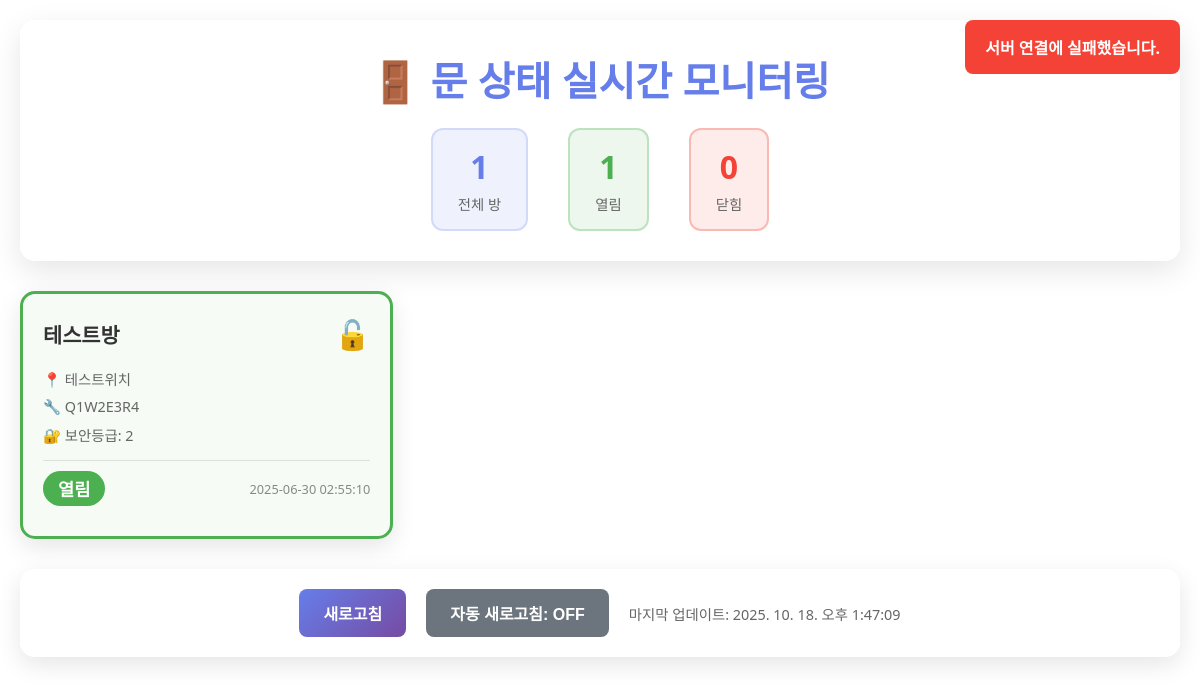
Page /RFID/door_status_monitor/ (signed in) on the committed database.
### RFID/models.py (models this page shows, shortened)
class Room(models.Model):
    name = models.CharField(
        max_length=100,
        verbose_name="방 이름",
        help_text="예: 회의실A, 서버실, 사무실"
    )
    location = models.CharField(
        max_length=150,
        verbose_name="방 위치",
        help_text="예: 3층 동쪽, GPS좌표, 상세 주소"
    )
    required_level = models.IntegerField(
        verbose_name="필요 보안 등급",
        validators=[MinValueValidator(0), MaxValueValidator(5)],
        help_text="0=최고 권한, 5=최저 권한"
    )
    device_id = models.CharField(
        max_length=20,
        unique=True,
        verbose_name="아두이노 기기 ID",
        help_text="각 아두이노 기기의 고유 식별자"
    )
    is_enabled = models.BooleanField(
        default=True,
        verbose_name="방 사용 가능 여부",
        help_text="False시 모든 출입 차단"
    )
    door_status = models.BooleanField(
        default=False,
        verbose_name="현재 문 상태",
        help_text="True=열림, False=닫힘"
    )
    last_door_change = models.DateTimeField(
        null=True,
        blank=True,
        verbose_name="마지막 문 상태 변경 시간"
    )
    created_at = models.DateTimeField(
        auto_now_add=True,
        verbose_name="등록일시"
    )
    class Meta:
        db_table = 'room_info'
        verbose_name = "방 정보"
        verbose_name_plural = "ROOM : 방 정보 목록"
        indexes = [
            models.Index(fields=['device_id']),
            models.Index(fields=['required_level']),
        ]

### RFID/door_status.py (the view)
# urls.py: path('door_status_monitor/', door_status.door_status_monitor, name='door_status_monitor'),
def door_status_monitor(request):
    if not request.user.is_authenticated:
        return JsonResponse({'error': '로그인이 필요합니다.'}, status=401)
    rooms = Room.objects.filter(is_enabled=True).order_by('name')
    context = {
        'rooms': rooms,
        'total_rooms': rooms.count(),
        'open_rooms': rooms.filter(door_status=True).count(),
        'closed_rooms': rooms.filter(door_status=False).count(),
    }
    from django.shortcuts import render
    return render(request, 'door_status_monitor.html', context)

### RFID/templates/door_status_monitor.html (shortened to what this page needs)
<!DOCTYPE html>
<html lang="ko">
<head>
    <link rel="stylesheet" href="/static/css/door_monitor.css">
</head>
<body>
    <div class="container">
        <header class="header">
            <h1>🚪 문 상태 실시간 모니터링</h1>
            <div class="status-summary">
                <div class="summary-item">
                    <span class="count">{{ total_rooms }}</span>
                    <span class="label">전체 방</span>
                </div>
                <div class="summary-item open">
                    <span class="count">{{ open_rooms }}</span>
                    <span class="label">열림</span>
                </div>
                <div class="summary-item closed">
                    <span class="count">{{ closed_rooms }}</span>
                    <span class="label">닫힘</span>
                </div>
            </div>
        </header>
        <main class="main-content">
            <div class="rooms-grid" id="roomsGrid">
                {% for room in rooms %}
                <div class="room-card {{ room.door_status|yesno:'open,closed' }}"
                     data-room-id="{{ room.id }}"
                     data-device-id="{{ room.device_id }}">
                    <div class="room-header">
                        <h3 class="room-name">{{ room.name }}</h3>
                        <div class="door-status-icon">
                            {% if room.door_status %}
                                🔓
                            {% else %}
                                🔒
                            {% endif %}
                        </div>
                    </div>
                    <div class="room-info">
                        <p class="location">📍 {{ room.location }}</p>
                        <p class="device-id">🔧 {{ room.device_id }}</p>
                        <p class="required-level">🔐 보안등급: {{ room.required_level }}</p>
                    </div>
                    <div class="room-status">
                        <span class="status-text">
                            {% if room.door_status %}
                                열림
                            {% else %}
                                닫힘
                            {% endif %}
                        </span>
                        <span class="last-change">
                            {% if room.last_door_change %}
                                {{ room.last_door_change|date:"Y-m-d H:i:s" }}
                            {% else %}
                                변경 이력 없음
                            {% endif %}
                        </span>
                    </div>
                </div>
                {% empty %}
                <div class="no-rooms">
                    <p>등록된 방이 없습니다.</p>
                </div>
                {% endfor %}
            </div>
        </main>
        <div class="controls">
            <button id="refreshBtn" class="btn btn-primary">새로고침</button>
            <button id="autoRefreshBtn" class="btn btn-secondary">자동 새로고침: OFF</button>
            <span class="last-update">마지막 업데이트: <span id="lastUpdate">-</span></span>
        </div>
    </div>
</body>
</html>

### RFID/static/css/door_monitor.css (style rules this page uses)
* { margin: 0; padding: 0; box-sizing: border-box; }
body { font-family: 'Segoe UI', Tahoma, Geneva, Verdana, sans-serif; min-height: 100vh; color: #333; }
.container { max-width: 1200px; margin: 0 auto; padding: 20px; }
.header { background: rgba(255, 255, 255, 0.95); border-radius: 15px; padding: 30px; margin-bottom: 30px; box-shadow: 0 10px 30px rgba(0, 0, 0, 0.1); backdrop-filter: blur(10px); text-align: center; }
.header h1 { font-size: 2.5em; color: #667eea; margin-bottom: 20px; font-weight: 700; }
.status-summary { display: flex; justify-content: center; gap: 40px; flex-wrap: wrap; }
.summary-item { display: flex; flex-direction: column; align-items: center; padding: 15px 25px; background: rgba(102, 126, 234, 0.1); border-radius: 12px; border: 2px solid rgba(102, 126, 234, 0.2); transition: all 0.3s ease; }
.summary-item.open { background: rgba(76, 175, 80, 0.1); border-color: rgba(76, 175, 80, 0.3); }
.summary-item.closed { background: rgba(244, 67, 54, 0.1); border-color: rgba(244, 67, 54, 0.3); }
.summary-item .count { font-size: 2em; font-weight: bold; color: #667eea; }
.summary-item.open .count { color: #4caf50; }
.summary-item.closed .count { color: #f44336; }
.summary-item .label { font-size: 0.9em; color: #666; margin-top: 5px; }
.main-content { margin-bottom: 30px; }
.rooms-grid { display: grid; grid-template-columns: repeat(auto-fill, minmax(300px, 1fr)); gap: 20px; }
.room-card { background: rgba(255, 255, 255, 0.95); border-radius: 15px; padding: 20px; box-shadow: 0 8px 25px rgba(0, 0, 0, 0.1); transition: all 0.3s ease; border: 3px solid transparent; backdrop-filter: blur(10px); }
.room-card.open { border-color: #4caf50; background: rgba(76, 175, 80, 0.05); }
.room-header { display: flex; justify-content: space-between; align-items: center; margin-bottom: 15px; }
.room-name { font-size: 1.3em; font-weight: 600; color: #333; }
.door-status-icon { font-size: 1.8em; animation: pulse 2s infinite; }
.room-info { margin-bottom: 15px; }
.room-info p { margin-bottom: 8px; font-size: 0.9em; color: #666; display: flex; align-items: center; gap: 8px; }
.room-status { display: flex; justify-content: space-between; align-items: center; padding: 10px 0; border-top: 1px solid rgba(0, 0, 0, 0.1); }
.status-text { font-weight: 600; font-size: 1.1em; padding: 5px 15px; border-radius: 20px; color: white; }
.room-card.open .status-text { background: #4caf50; }
.last-change { font-size: 0.8em; color: #888; }
.controls { background: rgba(255, 255, 255, 0.95); border-radius: 15px; padding: 20px; display: flex; justify-content: center; align-items: center; gap: 20px; flex-wrap: wrap; box-shadow: 0 8px 25px rgba(0, 0, 0, 0.1); backdrop-filter: blur(10px); }
.btn { padding: 12px 24px; border: none; border-radius: 8px; font-size: 1em; font-weight: 600; cursor: pointer; transition: all 0.3s ease; text-decoration: none; display: inline-block; }
.btn-primary { background: linear-gradient(135deg, #667eea 0%, #764ba2 100%); color: white; }
.btn-secondary { background: #6c757d; color: white; }
.last-update { font-size: 0.9em; color: #666; }

### rows in the picture
Room: name "테스트방", location "테스트위치", device_id "Q1W2E3R4", required_level "2", door_status "열림", last_door_change "2025-06-30 02:55:10"

### other values in the picture
{{ total_rooms }} "1"
{{ open_rooms }} "1"
{{ closed_rooms }} "0"
